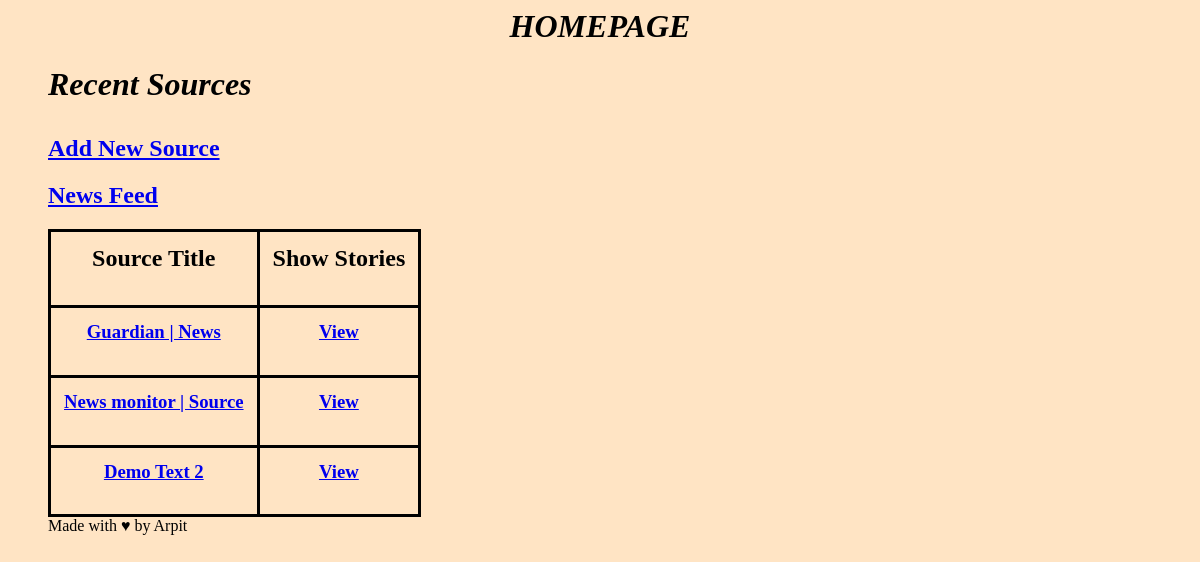
/, run on an earlier commit of the app's database.
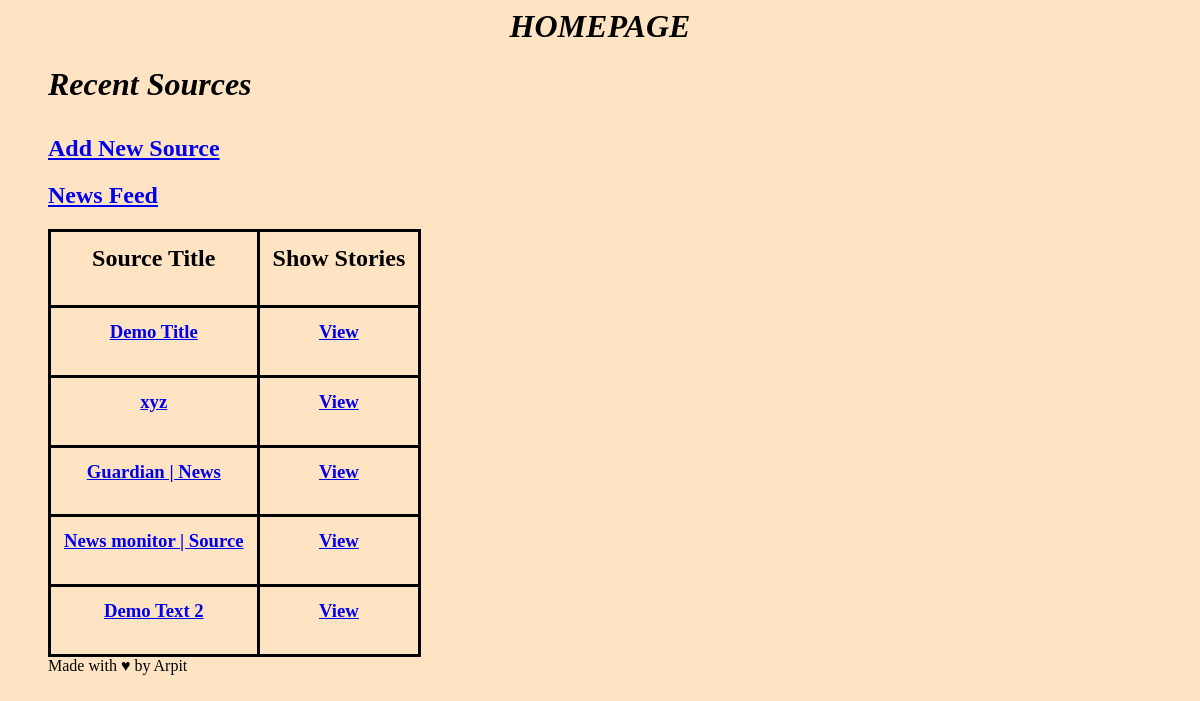
And on a later commit of the database.
### source/models.py (models this page shows)
class Sources(models.Model):
    title_text = models.CharField('Enter Title',max_length=200)
    pub_date = models.DateTimeField('Date Published',default=timezone.now)
    url_text = models.CharField('Enter URL',max_length=200)
    rss_text = models.CharField('Enter RSS',max_length=200)
    author_text = models.CharField('Enter Author Name',max_length=50,null=True)
    created_by = models.CharField('Created By',default=User,max_length=20,null=True)
    created_on = models.DateTimeField('Created on',default=timezone.now)

### source/views.py (the view)
# urls.py: path('', views.IndexView.as_view(), name='index'),
class IndexView(generic.ListView):
    model =  Sources
    template_name = 'source/index.html'
    context_object_name = 'latest_title_list'
    def get_queryset(self):
        return Sources.objects.filter(
            pub_date__lte=timezone.now()
        ).order_by('-pub_date')[:10]

### source/templates/source/index.html (shortened to what this page needs)
<html>
{% load static %}
<link rel="stylesheet" type="text/css" href="{% static 'source/style.css' %}">
<body>
<h1 style="text-align:center;">HOMEPAGE</h1>
{% if latest_title_list %}
    <ul>
    <p><strong><h1>
    Recent Sources
    </strong></p></h1>
   <p> <h2><a href="{% url 'source:source_new' %}" >Add New Source</a></h2>
      <h2><a href="{% url 'story:newsfeed' %}" >News Feed</a></h2></p>
<table>
  <tr>
    <th><h2>Source Title</h2></th>
    <th><h2>Show Stories</h2></th>
  </tr>
  {% for title in latest_title_list %}
  <tr>
    <td><h3><a href="{% url 'source:detail' title.id%}">{{ title.title_text }}</h3></a></td>
    <td><h3><a href="{% url 'story:story' title.id %}">View</h3></a></td>
  </tr>
  {% endfor %}
</table>
{% else %}
    <h1><p>No Titles are available.</p></h1>
{% endif %}
</body>
<div>
<footer> Made with &hearts; by Arpit</footer>
</div>
</html>

What changed in the data, as far as the page shows it:
added Sources: title_text "Demo Title"
added Sources: title_text "xyz"
